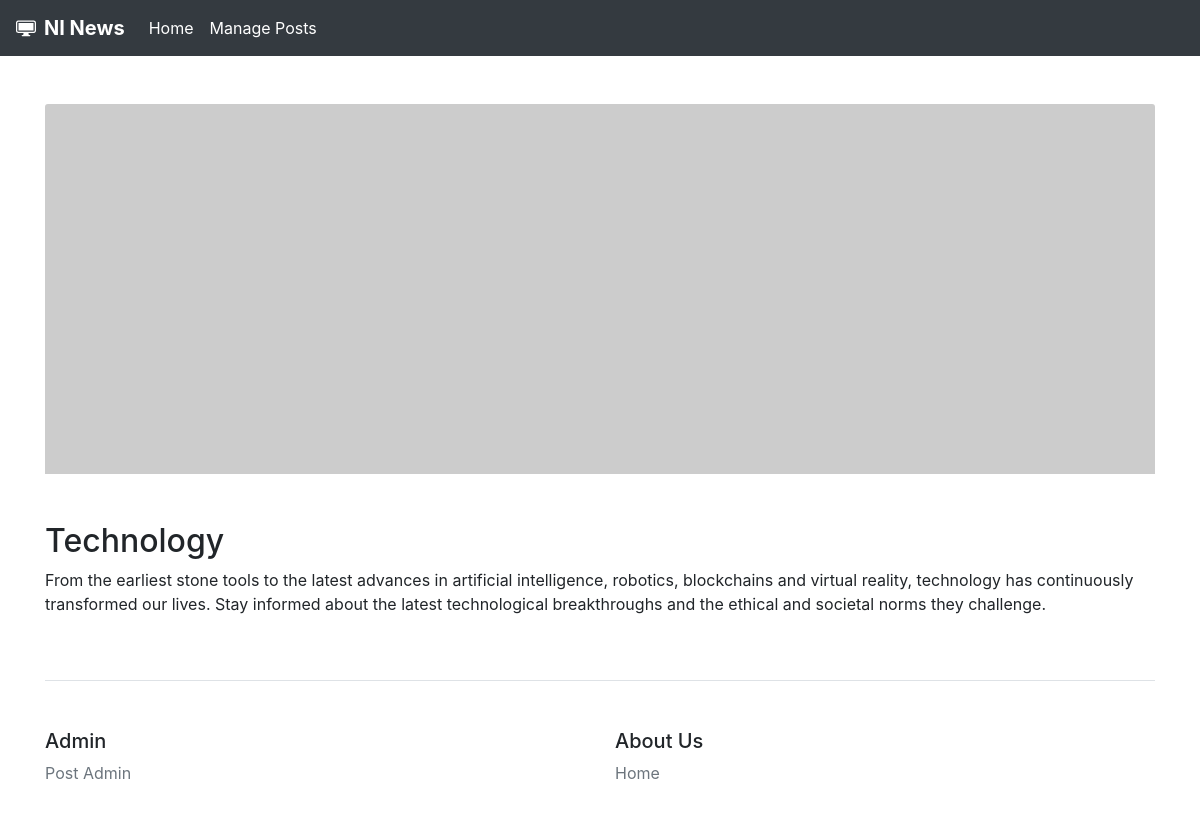
/technology/, run on the app's committed database.
### core/models.py (models this page shows, shortened)
class Core(models.Model):
    title = models.CharField(max_length=200)
    excerpt = models.TextField(null=True)
    author = models.ForeignKey(User, on_delete=models.CASCADE, related_name='cores')
    slug = models.SlugField(max_length=100, unique=True)
    updated = models.DateTimeField(auto_now=True)
    published = models.DateTimeField(default=timezone.now)
    class Meta:
        ordering =  ['-published']

### core/views.py (the view)
# urls.py: path('<slug:slug>/', views.SingleView.as_view(), name='single'),
class SingleView(DetailView):
    model = Core
    template_name = 'core/single.html'
    context_object_name = 'post'

### core/templates/core/single.html
{% extends 'core/base.html' %}
{% block content %}
<div class="container">
  <div class="row">
    <div class="col-12 pt-5">
      <img class="card-img-top" src="https://via.placeholder.com/300x100" alt="Card image cap">
      <h2 class="pt-5">{{post.title}}</h2>
      <p>{{post.excerpt}}</p>
    </div>
  </div>
</div>
{% endblock %}

### data on the page
Core: title "Technology", excerpt "From the earliest stone tools to the latest advances in artificial intelligence, robotics, blockchains and virtual reality, technology has continuously transformed our lives. Stay informed about the latest technological breakthroughs and the ethical and societal norms they challenge."
